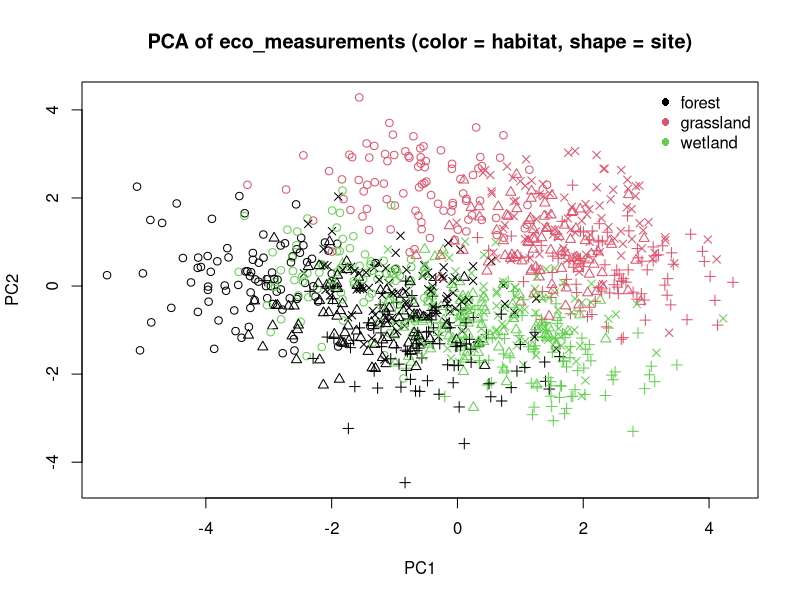

Generate this figure with R:
## ============================================================
## The Kaamos workshop “Effective Data Visualization in Research"
## Kaamos Symposium 2-4.12.2025
## Oulu University / Finland
##
## Synthetic ecological dataset for the workshop
## File to be created: eco_measurements.csv
##
## dr Jan Pawel Jastrzebski
## bioinformatyka@gmail.com
## ORCID ID: 0000-0001-8699-7742
## Reproducible thanks to set.seed()
## ============================================================

# setting working directory
setwd("E://Praca/Staze_Szkolenia_Projekty_Konferencje/Fin/")
set.seed(1234)

## Define factors -------------------------------------------------------------

sites        <- c("A", "B", "C", "D")
habitats     <- c("forest", "grassland", "wetland")
species      <- c("species1", "species2", "species3")
replicates   <- 1:5
n_per_combo  <- 6   # number of individuals per site × habitat × species × replicate

# Full factorial design
design <- expand.grid(
  site         = sites,
  habitat_type = habitats,
  species      = species,
  replicate    = replicates,
  obs          = seq_len(n_per_combo),
  KEEP.OUT.ATTRS = FALSE,
  stringsAsFactors = FALSE
)

n <- nrow(design)
n
# 4 sites × 3 habitats × 3 species × 5 reps × 6 obs = 1080 rows


## Effects for sites / habitats / species ------------------------------------

# Height effects (cm)
site_height_effect <- c(A = 10, B = 0, C = -5, D = 3)
hab_height_effect  <- c(forest = 8, grassland = 0, wetland = -3)
sp_height_effect   <- c(species1 = 0, species2 = 5, species3 = -2)

# Soil moisture effects (0–1 scale)
hab_moisture_base <- c(forest = 0.6, grassland = 0.4, wetland = 0.8)
site_moisture_adj <- c(A = 0.05, B = 0, C = -0.05, D = 0.02)

# Temperature (°C) effects by site (A warmest, C coolest)
site_temp_mean <- c(A = 23, B = 21, C = 19, D = 20)

# Nitrogen base by site and habitat (ppm)
site_N_base   <- c(A = 40, B = 35, C = 30, D = 25)
hab_N_adjust  <- c(forest = 10, grassland = 0, wetland = 5)

# Chlorophyll by species and habitat
sp_chl_base   <- c(species1 = 40, species2 = 45, species3 = 50)
hab_chl_adj   <- c(forest = 5, grassland = 0, wetland = -3)


## Generate numeric variables -------------------------------------------------

# 5. height_cm: roughly normal, affected by site, habitat, species
height_cm <- with(design,
                  50 +
                    site_height_effect[site] +
                    hab_height_effect[habitat_type] +
                    sp_height_effect[species] +
                    rnorm(n, mean = 0, sd = 5)
)
height_cm[height_cm < 5] <- 5  # avoid zero/negative

# 6. leaf_area_cm2: correlated with height (roughly linear + noise)
leaf_area_cm2 <- 0.8 * height_cm + rnorm(n, mean = 0, sd = 10)
leaf_area_cm2[leaf_area_cm2 < 1] <- 1

# 7. biomass_g: non-linear function of height + noise
biomass_g <- 0.12 * (height_cm ^ 1.15) + rnorm(n, mean = 0, sd = 5)
biomass_g[biomass_g < 0.5] <- 0.5

# 8. chlorophyll_content: species + habitat effects + moderate noise
chlorophyll_content <- with(design,
                            sp_chl_base[species] +
                              hab_chl_adj[habitat_type] +
                              rnorm(n, mean = 0, sd = 3)
)
chlorophyll_content[chlorophyll_content < 10] <- 10

# 9. soil_moisture: strong habitat effect + site adjustment + noise
soil_moisture <- with(design,
                      hab_moisture_base[habitat_type] +
                        site_moisture_adj[site] +
                        rnorm(n, mean = 0, sd = 0.05)
)
soil_moisture <- pmin(pmax(soil_moisture, 0.1), 0.95)  # clamp 0.1–0.95

# 10. soil_ph: relatively random in 4.5–7.5, slight site effect
site_ph_shift <- c(A = 0.3, B = 0, C = -0.2, D = 0.1)
soil_ph <- with(design,
                6 + site_ph_shift[site] + rnorm(n, mean = 0, sd = 0.4)
)
soil_ph <- pmin(pmax(soil_ph, 4.5), 7.5)

# 11. temperature_C: mostly site-driven
temperature_C <- with(design,
                      site_temp_mean[site] + rnorm(n, mean = 0, sd = 1)
)

# 12. light_intensity: lower in forest, higher in grassland/wetland
hab_light_base <- c(forest = 200, grassland = 600, wetland = 400)
site_light_adj <- c(A = 50, B = 0, C = -50, D = 30)

light_intensity <- with(design,
                        hab_light_base[habitat_type] +
                          site_light_adj[site] +
                          rnorm(n, mean = 0, sd = 80)
)
light_intensity[light_intensity < 50] <- 50

# 13. nitrogen_ppm: strong site + habitat effect
nitrogen_ppm <- with(design,
                     site_N_base[site] +
                       hab_N_adjust[habitat_type] +
                       rnorm(n, mean = 0, sd = 5)
)
nitrogen_ppm[nitrogen_ppm < 1] <- 1

# 14. phosphorus_ppm: moderately correlated with nitrogen
phosphorus_ppm <- 0.5 * nitrogen_ppm + rnorm(n, mean = 0, sd = 3)
phosphorus_ppm[phosphorus_ppm < 0.5] <- 0.5

# 15. potassium_ppm: mostly random, with mild habitat trends
hab_K_shift <- c(forest = 5, grassland = 0, wetland = 3)
potassium_ppm <- with(design,
                      30 + hab_K_shift[habitat_type] + rnorm(n, mean = 0, sd = 4)
)
potassium_ppm[potassium_ppm < 5] <- 5

# 16. growth_rate_cm_week: depends on height & soil_moisture + noise
growth_rate_cm_week <- 0.05 * height_cm +
  2.0 * soil_moisture +
  rnorm(n, mean = 0, sd = 1.5)
growth_rate_cm_week[growth_rate_cm_week < 0] <- 0


## Build final data frame ----------------------------------------------------

eco_measurements <- data.frame(
  site                = factor(design$site, levels = sites),
  habitat_type        = factor(design$habitat_type, levels = habitats),
  species             = factor(design$species, levels = species),
  replicate           = factor(design$replicate),
  height_cm           = round(height_cm, 2),
  leaf_area_cm2       = round(leaf_area_cm2, 2),
  biomass_g           = round(biomass_g, 2),
  chlorophyll_content = round(chlorophyll_content, 2),
  soil_moisture       = round(soil_moisture, 3),
  soil_ph             = round(soil_ph, 2),
  temperature_C       = round(temperature_C, 2),
  light_intensity     = round(light_intensity, 1),
  nitrogen_ppm        = round(nitrogen_ppm, 2),
  phosphorus_ppm      = round(phosphorus_ppm, 2),
  potassium_ppm       = round(potassium_ppm, 2),
  growth_rate_cm_week = round(growth_rate_cm_week, 3)
)

str(eco_measurements)
summary(eco_measurements)


## Optional: quick PCA check -----------------

# Only numeric columns:
num_cols <- sapply(eco_measurements, is.numeric)
eco_numeric <- eco_measurements[, num_cols]

pca <- prcomp(scale(eco_numeric), center = TRUE, scale. = TRUE)

# Quick diagnostic plot: PC1 vs PC2 colored by habitat / site
plot(
  pca$x[,1], pca$x[,2],
  col = eco_measurements$habitat_type,
  pch = as.numeric(eco_measurements$site),
  xlab = "PC1", ylab = "PC2",
  main = "PCA of eco_measurements (color = habitat, shape = site)"
)
legend("topright", legend = levels(eco_measurements$habitat_type),
       col = 1:length(levels(eco_measurements$habitat_type)), pch = 16, bty = "n")

## Save to CSV ---------------------------------------------------------------

write.csv(eco_measurements, file = "eco_measurements.csv", row.names = FALSE)

